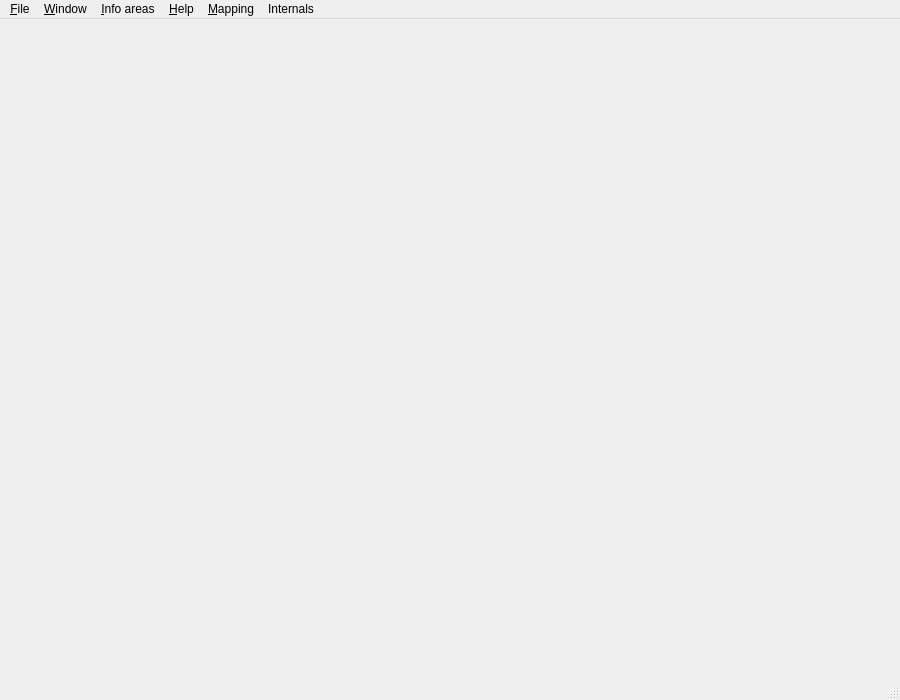
<?xml version="1.0" encoding="UTF-8"?>
<ui version="4.0">
 <class>CSwiftData</class>
 <widget class="QMainWindow" name="CSwiftData">
  <property name="geometry">
   <rect>
    <x>0</x>
    <y>0</y>
    <width>900</width>
    <height>700</height>
   </rect>
  </property>
  <property name="minimumSize">
   <size>
    <width>900</width>
    <height>700</height>
   </size>
  </property>
  <property name="windowTitle">
   <string>neoswift data</string>
  </property>
  <widget class="QWidget" name="qw_CentralWidget">
   <property name="sizePolicy">
    <sizepolicy hsizetype="Preferred" vsizetype="Preferred">
     <horstretch>0</horstretch>
     <verstretch>0</verstretch>
    </sizepolicy>
   </property>
   <layout class="QVBoxLayout" name="vl_CentralWidget">
    <property name="leftMargin">
     <number>2</number>
    </property>
    <property name="topMargin">
     <number>2</number>
    </property>
    <property name="rightMargin">
     <number>2</number>
    </property>
    <property name="bottomMargin">
     <number>2</number>
    </property>
    <item>
     <widget class="swift::gui::components::CInfoBarWebReadersStatusComponent" name="comp_InfoBar">
      <property name="frameShape">
       <enum>QFrame::StyledPanel</enum>
      </property>
      <property name="frameShadow">
       <enum>QFrame::Raised</enum>
      </property>
     </widget>
    </item>
    <item>
     <widget class="QStackedWidget" name="sw_CentralWidget">
      <property name="sizePolicy">
       <sizepolicy hsizetype="Preferred" vsizetype="Preferred">
        <horstretch>0</horstretch>
        <verstretch>0</verstretch>
       </sizepolicy>
      </property>
      <property name="currentIndex">
       <number>0</number>
      </property>
      <widget class="swift::gui::components::CDataMainInfoAreaComponent" name="comp_MainInfoArea"/>
      <widget class="QWidget" name="comp_EmptyPage"/>
     </widget>
    </item>
   </layout>
  </widget>
  <widget class="QMenuBar" name="mb_SwiftData">
   <property name="geometry">
    <rect>
     <x>0</x>
     <y>0</y>
     <width>900</width>
     <height>19</height>
    </rect>
   </property>
   <widget class="QMenu" name="menu_File">
    <property name="title">
     <string>&amp;File</string>
    </property>
    <addaction name="separator"/>
   </widget>
   <widget class="QMenu" name="menu_Window">
    <property name="title">
     <string>&amp;Window</string>
    </property>
   </widget>
   <widget class="QMenu" name="menu_InfoAreas">
    <property name="title">
     <string>&amp;Info areas</string>
    </property>
   </widget>
   <widget class="QMenu" name="menu_Mapping">
    <property name="title">
     <string>&amp;Mapping</string>
    </property>
    <addaction name="menu_MappingMaxData"/>
    <addaction name="menu_MappingMaxMapping"/>
   </widget>
   <widget class="QMenu" name="menu_Internals">
    <property name="title">
     <string>Internals</string>
    </property>
    <addaction name="separator"/>
   </widget>
   <widget class="QMenu" name="menu_Help">
    <property name="title">
     <string>&amp;Help</string>
    </property>
   </widget>
   <addaction name="menu_File"/>
   <addaction name="menu_Window"/>
   <addaction name="menu_InfoAreas"/>
   <addaction name="menu_Help"/>
   <addaction name="menu_Mapping"/>
   <addaction name="menu_Internals"/>
  </widget>
  <widget class="QStatusBar" name="sb_SwiftData"/>
  <action name="menu_WindowFont">
   <property name="text">
    <string>Font</string>
   </property>
  </action>
  <action name="menu_WindowMinimize">
   <property name="text">
    <string>Minimize</string>
   </property>
  </action>
  <action name="menu_MappingMaxMapping">
   <property name="text">
    <string>Max. mapping area</string>
   </property>
   <property name="shortcut">
    <string>Ctrl+M, M</string>
   </property>
  </action>
  <action name="menu_MappingMaxData">
   <property name="text">
    <string>Max. data area</string>
   </property>
   <property name="shortcut">
    <string>Ctrl+M, D</string>
   </property>
  </action>
 </widget>
 <layoutdefault spacing="6" margin="11"/>
 <customwidgets>
  <customwidget>
   <class>swift::gui::components::CDataMainInfoAreaComponent</class>
   <extends>QWidget</extends>
   <header>gui/components/datamaininfoareacomponent.h</header>
   <container>1</container>
  </customwidget>
  <customwidget>
   <class>swift::gui::components::CInfoBarWebReadersStatusComponent</class>
   <extends>QFrame</extends>
   <header>gui/components/infobarwebreadersstatuscomponent.h</header>
   <container>1</container>
  </customwidget>
 </customwidgets>
 <resources/>
 <connections/>
</ui>
